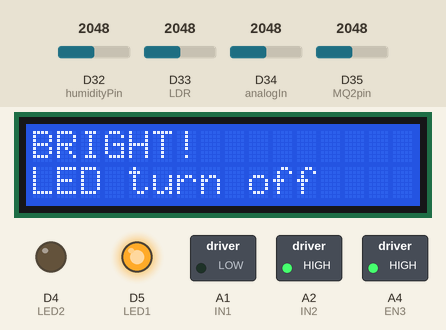
The sketch below on a simulated Arduino Nano ESP32. Shown: 16×2 character LCD, switched loads named in the sketch (green lamp = pin HIGH), output pins drawn as LEDs (lit = HIGH). The inputs (shaded band) are chosen by the test bench; at power-on: D33 (LDR) = 2048, D35 (MQ2pin) = 2048, D32 (humidityPin) = 2048, D34 (analogIn) = 2048. WiFi joins after 1.5 s; servers stay silent unless stated; what the sketch prints to the serial monitor is not drawn.

Above: at 1.2 s.
1.3 s: D33 (LDR) set to 1951
At 3.4 s:
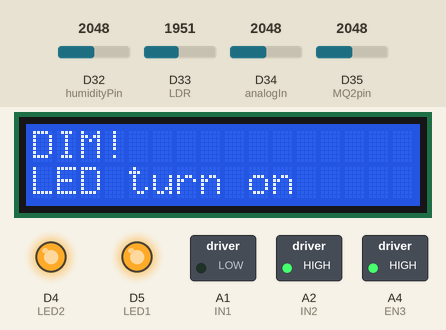
3.7 s: D35 (MQ2pin) set to 426
5.6 s: D35 (MQ2pin) set to 366
At 7.1 s:
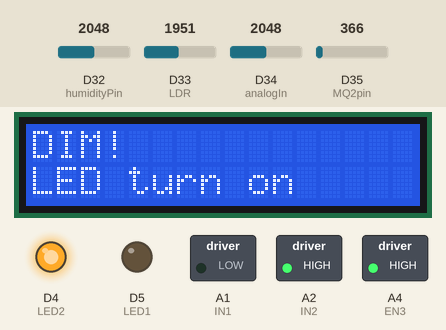
8.0 s: D33 (LDR) set to 2040
At 9.2 s:
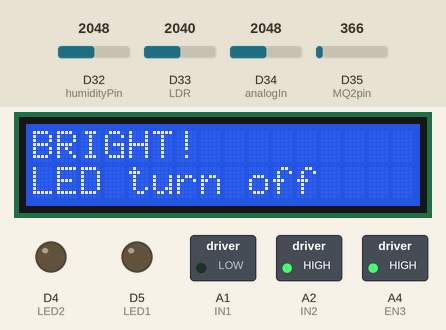
10.1 s: D33 (LDR) set to 1960
At 11.2 s:
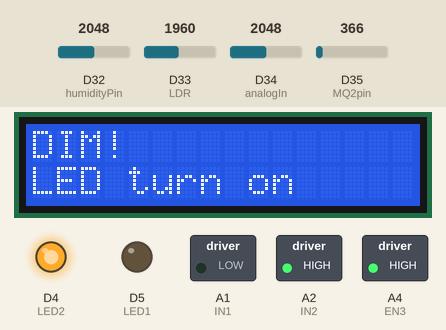
12.3 s: D33 (LDR) set to 2866
At 14.4 s:
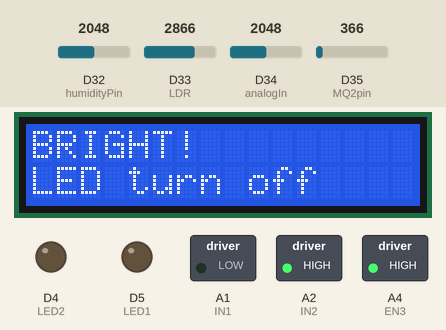
Timing chart, 0 to 15.4 s (numbered marks = the images above; inputs shaded):
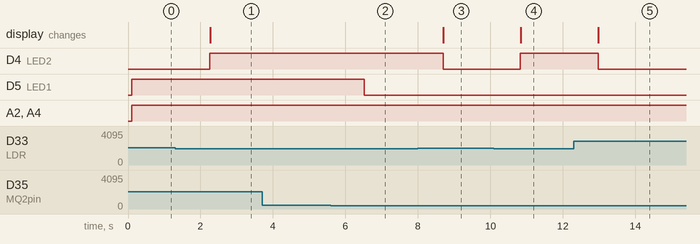

Measured:
- the behaviour switches between 2000 and 1999 on D33 (LDR) (found by bisection; images 0 and 1)
- the behaviour switches between 401 and 400 on D35 (MQ2pin) (found by bisection; images 1 and 2)
- after the input at 1.3 s, D4 (LED2): LOW → HIGH after 0.96 s; the display: changes after 0.98 s (image 1)
- after the input at 3.7 s, every drawn part: stays the same
- after the input at 5.6 s, D5 (LED1): HIGH → LOW after 0.92 s
- after the input at 8.0 s, D4 (LED2): HIGH → LOW after 0.69 s; the display: changes after 0.69 s (image 3)
- after the input at 10.1 s, D4 (LED2): LOW → HIGH after 0.72 s; the display: changes after 0.74 s (image 4)
- after the input at 12.3 s, D4 (LED2): HIGH → LOW after 0.68 s; the display: changes after 0.68 s (image 5)

The sketch:

Untitled_sep27a.ino
```cpp
#include "arduino_secrets.h"
#include <Adafruit_LiquidCrystal.h>
#include "thingProperties.h"

// Constants for ESP32 GPIO pins
const int LED1 = 5;              // LED1 pin (can be changed as needed)
const int LED2 = 4;              // LED2 pin (can be changed as needed)
const int MQ2pin = 35;           // MQ2 sensor on GPIO35 (ADC1)
const int analogIn = 34;         // Temperature sensor on GPIO34 (ADC1)
const int humidityPin = 32;      // Humidity sensor on GPIO32 (ADC1)
const int lcdColumns = 16;       // LCD columns
const int lcdRows = 2;           // LCD rows
const int IN1 = 18;              // Fan motor pin IN1
const int IN2 = 19;              // Fan motor pin IN2
const int EN3 = 21;              // Fan motor enable pin
const int LDR = 33;              // LDR on GPIO33 (ADC1)

// Variables
int rawValue = 0;
double voltage = 0;
double tempC = 0;
int humiditySensorOutput = 0;
int seconds = 0;

// LCD instance (I2C or Parallel Interface as per your setup)
Adafruit_LiquidCrystal lcd_1(0);

void setup() {
  Serial.begin(115200);          // Start serial communication
  initProperties();
  ArduinoCloud.begin(ArduinoIoTPreferredConnection);
  pinMode(humidityPin, INPUT);   // Set humidity pin as input
  lcd_1.begin(lcdColumns, lcdRows); // Initialize the LCD
  pinMode(IN1, OUTPUT);          // Set fan motor control pins as output
  pinMode(IN2, OUTPUT);
  pinMode(EN3, OUTPUT);
  pinMode(LED1, OUTPUT);         // Set LED1 as output
  pinMode(MQ2pin, INPUT);        // Set MQ2 pin as input
  pinMode(LED2, OUTPUT);         // Set LED2 as output
  pinMode(LDR, INPUT);           // Set LDR pin as input
}

void loop() {
  // Read temperature sensor (ESP32 ADC reads 0 to 4095, 0 to 3.3V)
  rawValue = analogRead(analogIn);
  voltage = (rawValue / 4095.0) * 3300; // Convert to millivolts (for ESP32's 3.3V range)
  tempC = (voltage - 500) * 0.1;        // Convert millivolts to Celsius
  ArduinoCloud.update();
  gas = 0;
  // Output to serial monitor
  Serial.print("Raw Value = ");
  Serial.print(rawValue);
  Serial.print(" milli volts = ");
  Serial.print(voltage, 0);
  Serial.print(" tempC = ");
  Serial.print(tempC, 1);

  // Display temperature on LCD
  lcd_1.clear();
  lcd_1.setCursor(0, 0);
  lcd_1.print("Temp C: ");
  lcd_1.print(tempC, 1);
  temperature = tempC;

  // Simulate humidity
  humiditySensorOutput = analogRead(humidityPin);
  int humid = map(humiditySensorOutput, 0, 4095, 10, 70); // Map to percentage for ESP32
  humidity = humid;

  // Display humidity on LCD
  lcd_1.setCursor(0, 1);
  lcd_1.print("Humidity: ");
  lcd_1.print(humidity);
  lcd_1.print("%");

  // Fan control based on temperature
  if (tempC < 22 || tempC > 28) {
    digitalWrite(EN3, HIGH);  // Enable fan motor
    digitalWrite(IN1, LOW);   // Control fan direction
    digitalWrite(IN2, HIGH);
    Serial.println("Fan ON");
  } else {
    digitalWrite(EN3, LOW);   // Disable fan motor
    Serial.println("Fan OFF");
  }

  // Smoke detection using MQ2
  float sensorValue = analogRead(MQ2pin);
  if (sensorValue <= 400) {
    gas = 0;
    lcd_1.clear();
    lcd_1.setCursor(0, 0);
    digitalWrite(LED1, LOW);  // Turn off LED1 if no smoke
    Serial.print(sensorValue);
    lcd_1.print("Smoke Not");
    lcd_1.setCursor(0, 1);
    lcd_1.print("Detected");
  } else {
    gas = 1;
    lcd_1.clear();
    lcd_1.setCursor(0, 0);
    digitalWrite(LED1, HIGH); // Turn on LED1 if smoke detected
    lcd_1.print("Smoke Detected!");
    Serial.println("Val=");
    Serial.print(sensorValue);
  }

  // Light detection using LDR
  int luminosidade = analogRead(LDR);
  Serial.println(luminosidade);
  light = luminosidade;
  if (luminosidade < 2000) { // Adjust threshold based on ESP32 ADC range
    digitalWrite(LED2, HIGH);  // Turn on LED2 in low light
    lcd_1.clear();
    lcd_1.setCursor(0, 0);
    lcd_1.print("DIM!");
    lcd_1.setCursor(0, 1);
    lcd_1.print("LED turn on");
  } else {
    lcd_1.clear();
    lcd_1.setCursor(0, 0);
    lcd_1.print("BRIGHT!");
    lcd_1.setCursor(0, 1);
    lcd_1.print("LED turn off");
    digitalWrite(LED2, LOW);   // Turn off LED2 in bright light
  }

  seconds += 1;
  delay(1000); // Iterate every 1 second
}
```

arduino_secrets.h
```cpp
#define SECRET_DEVICE_KEY ""
#define SECRET_OPTIONAL_PASS ""
#define SECRET_SSID ""
```

thingProperties.h
```cpp
// Code generated by Arduino IoT Cloud, DO NOT EDIT.

#include <ArduinoIoTCloud.h>
#include <Arduino_ConnectionHandler.h>

const char DEVICE_LOGIN_NAME[]  = "dd2b4188-f961-4f5e-bf10-f84be143dea4";

const char SSID[]               = SECRET_SSID;    // Network SSID (name)
const char PASS[]               = SECRET_OPTIONAL_PASS;    // Network password (use for WPA, or use as key for WEP)
const char DEVICE_KEY[]  = SECRET_DEVICE_KEY;    // Secret device password


float humidity;
CloudDimmedLight light;
CloudTemperatureSensor temperature;
int gas;

void initProperties(){

  ArduinoCloud.setBoardId(DEVICE_LOGIN_NAME);
  ArduinoCloud.setSecretDeviceKey(DEVICE_KEY);
  ArduinoCloud.addProperty(humidity, READ, 5 * SECONDS, NULL);
  ArduinoCloud.addProperty(light, READ, 5 * SECONDS, NULL);
  ArduinoCloud.addProperty(temperature, READ, 5 * SECONDS, NULL);
  ArduinoCloud.addProperty(gas, READ, 5 * SECONDS, NULL);

}

WiFiConnectionHandler ArduinoIoTPreferredConnection(SSID, PASS);
```
